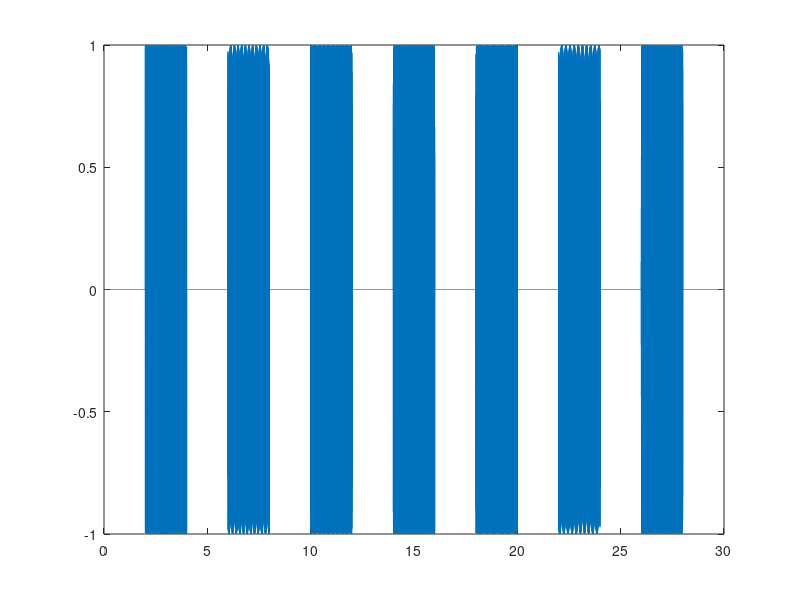
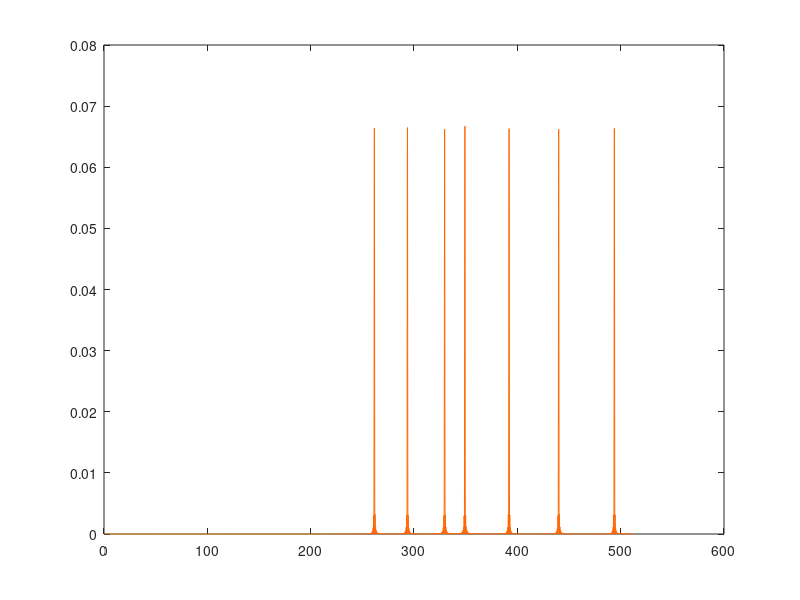
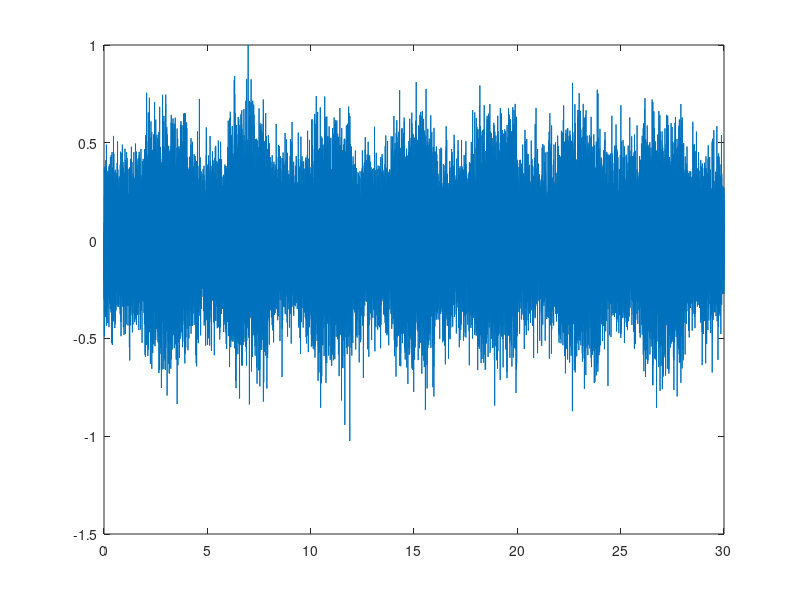
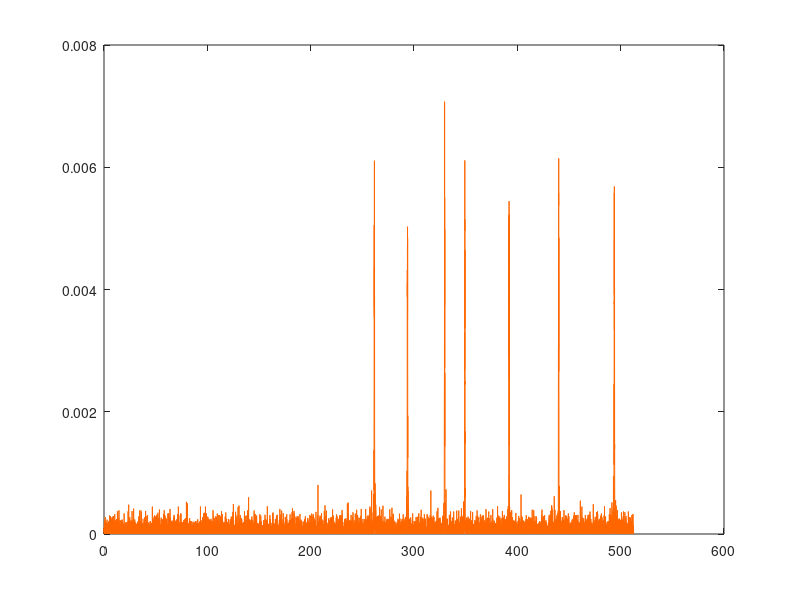

Write MATLAB code to recreate these figures, in order. (Note: this script raises an error after producing the figures.)
pkg load signal
pkg load communications
% Моделирование звуковых сигналов
clear all; % Очистка памяти
close all; % Закрытие всех окон с графиками
clc; % Очистка окна команд и сообщений
fontSize=10; % Размер шрифта графиков
fontType=''; % Тип шрифта графиков
% Цвет графиков
tColor=[0,0.447,0.741]; % Временная область
tColorLight=[0.3 0.7 0.9]; % Временная область
Color0=[1 0 0]; % Эталонные сигналы
fColor=[1 0.4 0]; % Частотная область
eColor=[0.85 0.325 0.098]; % Погрешности
eColorLight=[0.9 0.9 0.4]; % Погрешности
eColorDark=[0.635 0.078 0.184]; % Погрешности
fd=1025; % Частота дискретизации
Td=1/fd; % Период дискретизации
snrSound=3; % Уровень шума, дБ
% Длительности нот
t01=0:Td:.03-Td; % 0.03 с
t05=0:Td:.5-Td; % 0.5 с
t07=0:Td:.7-Td; % 0.7 с
t09=0:Td:.9-Td; % 0.9 с
t10=0:Td:2-Td; % 1.0 с
t15=0:Td:1.5-Td; % 1.5 с
t30=0:Td:3-Td; % 3.0 с
% Определение обозначений для нот
Z_t10(1:length(t10))=0; % пауза 1 с
Z_t_cust(1:length(t01))=0; % пауза 0.03 с
% Частоты нот первой октавы
A4=440.000; % частота ноты ЛЯ,Гц
C4=A4*2^ (-9/12); % частота ноты ДО,Гц
D4=A4*2^ (-7/12); % частота ноты РЕ,Гц
D4d=A4*2^ (-6/12); % частота ноты РЕ#,Гц
E4=A4*2^ (-5/12); % частота ноты МИ,Гц
F4=A4*2^ (-4/12); % частота ноты ФА,Гц
G4=A4*2^ (-2/12); % частота ноты СОЛЬ,Гц
A4=A4*2^ ( 0/12); % частота ноты ЛЯ,Гц
B4=A4*2^ ( 2/12); % частота ноты СИ,Гц
getNote = @(frq,dur) sin(2*pi* dur * frq);%(440*2.^((frq-1)/12)));
% Формирование нотной последовательности
gamma_notes=[Z_t10,getNote(C4,t10),Z_t10,getNote(D4,t10),Z_t10,...
getNote(E4,t10),Z_t10,getNote(F4,t10),Z_t10,getNote(G4,t10),...
Z_t10,getNote(A4,t10),Z_t10,getNote(B4,t10),Z_t10];
T_gamma=length(gamma_notes); % Длительность музыкального ряда
% Формирование сигнала нотной последовательности во временной области
xtime=linspace(0,T_gamma/fd,T_gamma); % Область определения
% Формирование графика
figure; plot(xtime,gamma_notes,'Color',tColor);
saveas(gcf,'figure_0','epsc')
set(get(gcf,'CurrentAxes'),'FontSize',fontSize); % Изменение шрифта
title({'\rm Звуковой ряд первой октавы'}); % Заголовок
xlabel ('Время,\it nT_д\rm,с'); % Надпись оси абсцисс
ylabel('Уровень громкости'); % Надпись оси ординат
yticks([]); % Нет значений на оси ординат
% Формирование спектра мощности
[fpNotes,freq]=periodogram(gamma_notes,rectwin(length(gamma_notes)),...
length(gamma_notes),fd,'power'); % Формирование значений
% Формирование графика
figure; plot(freq,fpNotes,'Color',fColor);
saveas(gcf,'figure_1','epsc')
set(get(gcf,'CurrentAxes'),'FontSize',fontSize); % Изменение шрифта
title({'\rm Спектр мощности звукового ряда первой октавы'}); % Заголовок
xlabel('Частота,\it f\rm,Гц'); % Надпись оси абсцисс
ylabel('Мощность'); % Надпись оси ординат
yticks([]); % Нет значений на оси ординаn
% Проигрывание гаммы
% sound(gamma_notes,fd); <===================================== MUSIC
% % Запись мелодии в WAV-файл
audiowrite('gamma.wav',gamma_notes,fd);
disp('Нажмите любую клавишу для продолжения...');
pause; % Пауза перед следующей мелодией
close all; % Закрытие всех окон с графиками
% Формирование шума нотной последовательности
ngamma_notes=awgn(gamma_notes,snrSound);
ngamma_notes=ngamma_notes/max(ngamma_notes);
% Формирование графика
figure; plot(xtime,ngamma_notes,'Color',tColor);
saveas(gcf,'figure_2','epsc')
set(get(gcf,'CurrentAxes'),'FontSize',fontSize); % Изменение шрифта
title({'\rm Зашумленный звуковой ряд'}); % Заголовок
xlabel ('Время,\it nT_д\rm,с'); % Надпись оси абсцисс
ylabel('Уровень громкости'); % Надпись оси ординат
yticks([]); % Нет значений на оси ординат
% Формирование спектра мощности
[fpnNotes,freq]=periodogram(ngamma_notes,rectwin(length(ngamma_notes)),...
length(ngamma_notes),fd,'power'); % Формирование значений
% Формирование графика
figure; plot(freq,fpnNotes,'Color',fColor);
saveas(gcf,'figure_3','epsc')
set(get(gcf,'CurrentAxes'),'FontSize',fontSize); % Изменение шрифта
title({'\rm Спектр мощности зашумленного звукового ряда'}); % Заголовок
xlabel('Частота,\it f\rm,Гц'); % Надпись оси абсцисс
ylabel('Мощность'); % Надпись оси ординат
yticks([]); % Нет значений на оси ординат
% Формирование спектрограммы звукового ряда
%figure; spectrogram(ngamma_notes,256,0,[],fd);
figure; specgram(ngamma_notes,256,fd);
saveas(gcf,'figure_4','epsc');
set(get(gcf,'CurrentAxes'),'FontSize',fontSize); % Изменение шрифта
title({'\rm Спектрограмма зашумленного звукового ряда'}); % Заголовок
% Проигрывание гаммы
% sound(ngamma_notes,fd); <===================================== MUSIC
% Запись мелодии в WAV-файл
audiowrite('ngamma.wav',ngamma_notes,fd);
disp('Нажмите любую клавишу для продолжения...');
pause; % Пауза перед следующей мелодией
close all;
% Формирование массива-мелодии "В траве сидел кузнечик"
sw_notes=[getNote(A4,t05), Z_t_cust,getNote(E4,t05),
Z_t_cust,getNote(A4,t05), Z_t_cust,getNote(E4,t05), Z_t_cust,...
getNote(A4,t05), Z_t_cust,... % Ля Ми Ля Ми Ля
getNote(G4,t05), Z_t_cust,getNote(G4,t05),
Z_t_cust,getNote(G4,t05), Z_t_cust,getNote(A4,t05), Z_t_cust,...
getNote(G4,t05), Z_t_cust,getNote(A4,t05),
Z_t_cust,getNote(G4,t05), Z_t_cust,... % Соль х3 - Ми - Соль - Ми - Соль
getNote(A4,t05), Z_t_cust,getNote(A4,t05),
Z_t_cust,getNote(A4,t05), Z_t_cust,getNote(E4,t05),
Z_t_cust,... % Ля х3 - Ми
getNote(A4,t05), Z_t_cust,getNote(E4,t05),
Z_t_cust,getNote(A4,t05), Z_t_cust,... % Ля Ми Ля
getNote(G4,t05), Z_t_cust,getNote(A4,t05),
Z_t_cust,getNote(G4,t05), Z_t_cust,... % Соль х3 - Ми - Соль - Ми - Соль
getNote(A4,t05), Z_t_cust,getNote(A4,t05),
Z_t_cust,getNote(B4,t05), Z_t_cust,getNote(B4,t05), Z_t_cust,...
getNote(B4,t05), Z_t_cust,getNote(B4,t05), Z_t_cust,... % Ля х2 - Си х4
getNote(C4,t05), Z_t_cust, getNote(C4,t05), Z_t_cust,...
getNote(C4,t05), Z_t_cust, getNote(C4,t05), Z_t_cust,...
getNote(C4,t05), Z_t_cust, getNote(C4,t05), Z_t_cust,... % До х6
getNote(B4,t05), Z_t_cust, getNote(A4,t05), Z_t_cust,...
Z_t_cust,getNote(G4,t05), getNote(A4,t05), Z_t_cust,...
getNote(A4,t05), Z_t_cust, getNote(A4,t05), Z_t_cust,...
getNote(A4,t05), Z_t_cust,...% Си - Ля - Си х5
getNote(C4,t05), Z_t_cust, getNote(C4,t05), Z_t_cust,...
getNote(C4,t05), Z_t_cust, getNote(C4,t05), Z_t_cust,...
getNote(C4,t05), Z_t_cust, getNote(C4,t05), Z_t_cust,... % До х6
];
figure; specgram(sw_notes,256,fd);
saveas(gcf,'figure_5','epsc');
set(get(gcf,'CurrentAxes'),'FontSize',fontSize);
% Проигрывание мелодии
sound(sw_notes,fd); %<=====================================MUSIC
% Запись мелодии в WAV-файл
audiowrite('melody.wav',sw_notes,fd);

